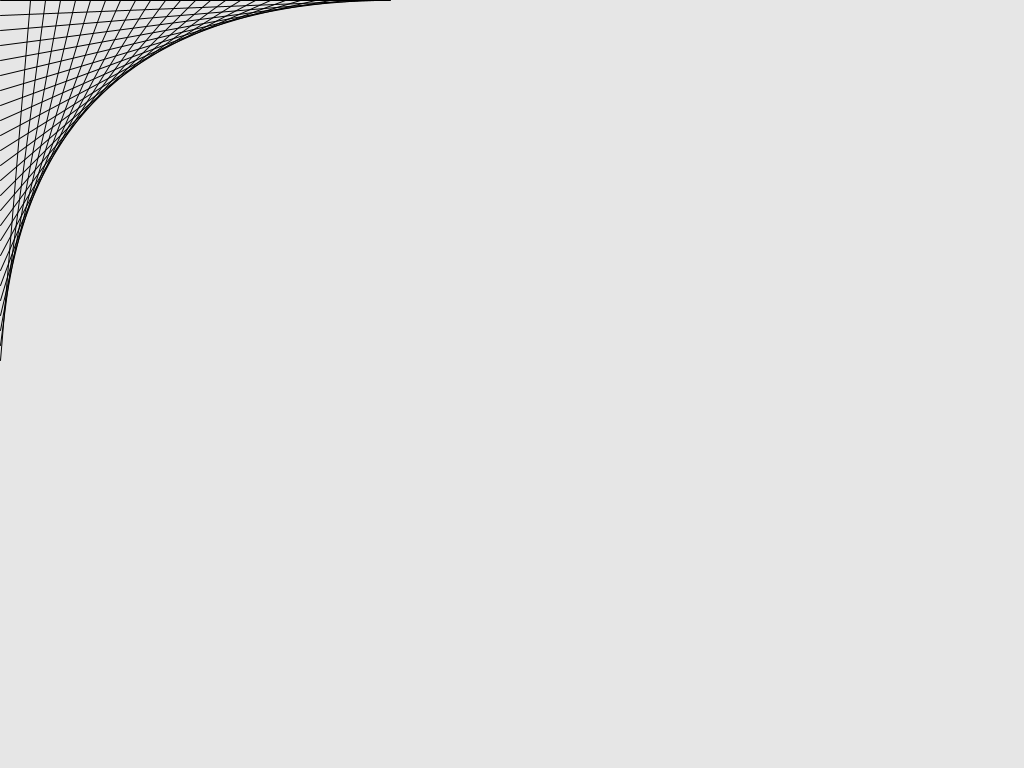
Frame 1 (no input)
Frame 60 (the mouse pressed at the canvas centre just before this capture): identical to frame 1, image omitted
Frame 120 (the mouse held since frame 60 and released just before this capture): identical to frame 1, image omitted

The Processing sketch that drew this single still picture (run headless with seeded random() and noise(); from frame 60 on, the mouse is pressed at the canvas centre):

// Processing sketch: curve_stitching
// ── curve_stitching.pde
/*

Curve stitching is the process of "stitching" together multiple straight lines in order to create a curve, like so:

https://imgur.com/VtB49gB

For an explanation of curve stitching, visit this website.

We will be drawing our curve in the top left of the screen, as shown in the image above.

Given an integer n (via STDIN or a function parameter), being the number of lines to draw, and an integer p pixels, being the interval between the starting points, draw a straight line curve.

Horizontal/vertical lines are necessary, and should be part of the line count.

Example Outputs:
n = 25, p = 15

https://imgur.com/f5Grr8T

n = 20, p = 20

https://imgur.com/Mb2zjb9

This is a code-golf challenge, so shortest code wins.

*/

int N, P;

void setup() {
  size(1024, 768);
  N = 25;
  P = 15;
}

void draw() {
  background(230);
  stitch(N, P);
}

void stitch(int n, int p) {
  for (int i = 0; i < n; i++) {
    line(0, i*p, (n-i+1)*p, 0);
  }
}

void keyPressed() {
  if (keyCode == RIGHT) {
    N += 1;
  } else if (keyCode == LEFT) {
    N -= 1;
  } else if (keyCode == UP) {
    P += 1;
  } else if (keyCode == DOWN) {
    P -= 1;
  }
  println(String.format("N=%d, P=%d", N, P));
}
